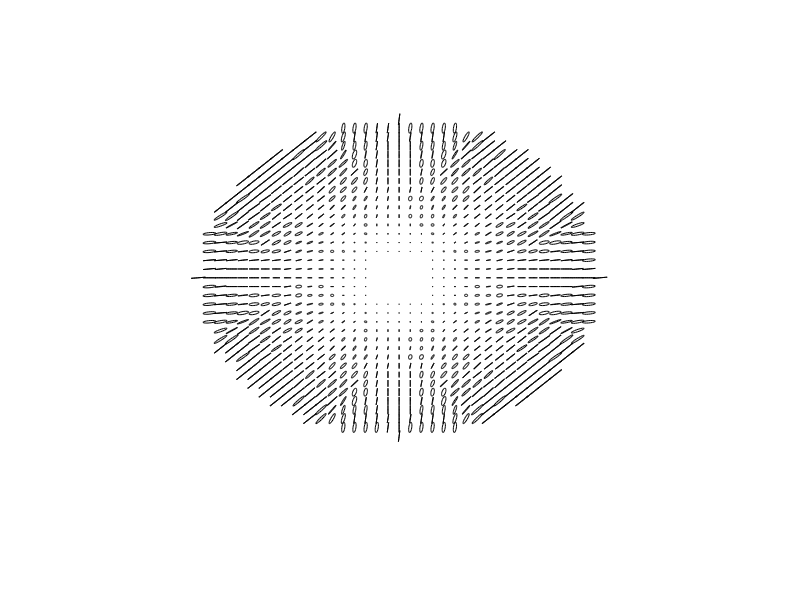

Source code (MATLAB):
% -------------- Azimuthal Map of Polarization ---------------
close all
n = 37; %No. elpises per side
i = sqrt(-1);
D1 = 1; 
D = linspace(0.4,1,12); 
U0x = zeros(n);
U0y = zeros(n);
x0=linspace(-D1,D1,n);
y0=linspace(-D1,D1,n);
[x,y]=meshgrid(x0,y0);
for ii = 1:length(D)
    %Creation of X  & Y components of the fields
    circx=0.8*(atan((ii-1))+i*sin((ii)*pi/2))*(abs(x/D(ii))>=sqrt(D(ii).^2-(y).^2));
    circy=0.8*(atan((ii-1))+i*sin((ii)*pi/2))*(abs(y/D(ii))>=sqrt(D(ii).^2-(x).^2));
    g=circx.*circy;
    U0x=U0x+circx;
    U0y=U0y+circy;
end
%Decay factor
decaimiento = 1*(abs(x/D(end))<=sqrt(D(end).^2-(y).^2));
Ex = U0x.*decaimiento; %X component
Ey = U0y.*decaimiento; %Y component
% Stokes Vectors:
S0 = abs(Ex).^2+abs(Ey).^2;
S1 = abs(Ex).^2-abs(Ey).^2;
S2 = 2.*real(Ex.*conj(Ey));
S3 = 2.*imag(Ex.*conj(Ey));
%Parameters for elipses
Ip = sqrt(S1.^2+S2.^2+S3.^2);
L = S1+i*S2;
%Semiaxis, helicity and angles of each elipse
A = sqrt((Ip+abs(L))/2);
B = sqrt((Ip-abs(L))/2);
phi = (angle(L))/2;
H = sign(S3);

%Parametric plot of each elipse
%Once we have their parameters
for ii = 1:n
        
    for jj = 1:n
        if ii == (n+1)/2 || jj == (n+1)/2
            B(ii,jj)  = 0;
            B(ii+1,jj+1)  = 0;
            B(ii+2,jj+2)  = 0;
        end
        theta = phi(ii,jj);
        r1 = 0.5*A(ii,jj);
        r2 = 1.5*B(ii,jj);
        % compute the points of each elipse
        t = linspace(0, 2*pi, 20);
        xt = (r1 * cos(t));
        yt = (r2 * sin(t));

        cot = cos(theta); 
        sit = sin(theta);
        xp = xt * cot - yt * sit-(jj-1)*9;
        yp = xt * sit + yt * cot+(ii-1)*9; 

        hold on
        
        plot(real(xp), real(yp), 'k');
        set(gca,'XColor', 'none','YColor','none')
    end
end
